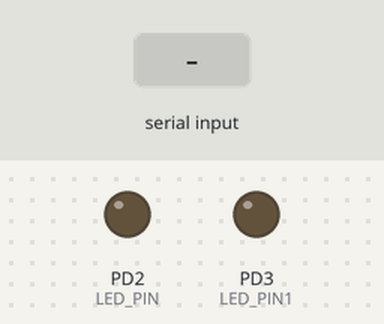
The program below on a simulated ATmega8, built with avr-gcc and emulated at 1 MHz. Parts: output pins drawn as LEDs (lit = HIGH). The test bench sets the inputs (shaded band). What the program prints to the serial monitor is not drawn.

Above: at 1.2 s.
1.3 s: byte 0 (0) received over Serial
At 3.06 s:
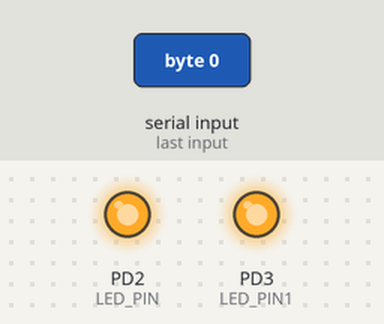
Timing chart, 0 to 10.3 s (numbered marks = the images above; inputs shaded):
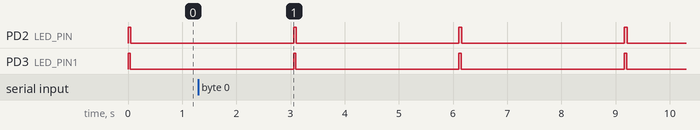

Measured:
- by itself, PD2 (LED_PIN): alternates HIGH for 0.05 s and LOW for 3.0 s
- by itself, PD3 (LED_PIN1): alternates HIGH for 0.04 s and LOW for 3.0 s

The program:

SerialCom.c
```c
/*
 * SerialCom.c
 *
 * Created: 2014-08-17 12:17:33
 *  Author: muzieh
 */


#define LED_PIN PD2
#define LED_PIN1 PD3

#include "Settings.h"
#include <util/delay.h>
#include <avr/io.h>

#include "Serial.h"

void setUp()
{
	DDRD |= 1<<LED_PIN | 1<<LED_PIN1;
	PORTD |= 1<<LED_PIN;
	PORTD &= ~(1<<LED_PIN);
	SerialInit();
}


int main(void)
{
	setUp();

    while(1)
    {
		PORTD &= ~(1<<LED_PIN);
		_delay_ms(2000);
		PORTD |= 1<<LED_PIN;
		_delay_ms(20);
    }
}
```

Serial.c
```c
/*
 * Serial.c
 *
 * Created: 2014-08-17 13:16:49
 *  Author: muzieh
 */
#include "Serial.h"
#include <avr/io.h>
#include <util/delay.h>
#include <avr/interrupt.h>


#define BaudRate 28800
#define MYUBRR (F_CPU / 16 / BaudRate ) - 1

#define RX PD0
#define TX PD1
#define SERIAL_BUFFER_SIZE 128
unsigned char buffer[SERIAL_BUFFER_SIZE];
int buffer_index = 0;
int write_buffer_index = 0;
int write_count = 0;

unsigned char ch;

ISR( USART_RXC_vect )
{
	buffer[buffer_index] = UDR;
	buffer_index = (buffer_index+1) % SERIAL_BUFFER_SIZE;
}

ISR( USART_UDRE_vect )
{

	UDR = buffer[write_buffer_index];
	write_count--;
	write_buffer_index = (write_buffer_index+1) % SERIAL_BUFFER_SIZE;
	if(write_count == 0)
	{
		UCSRB &= ~(1<<UDRIE);
		PORTD &= ~(1 << PD3);
	}

}


unsigned char serialCheckRxComplete(void)
{
	return( UCSRA & (1<<RXC)) ;		// nonzero if serial data is available to read.
}

unsigned char serialCheckTxReady(void)
{
	return( UCSRA & (1<<UDRE) ) ;		// nonzero if transmit register is ready to receive new data.
}


void serialRead(void)
{
	for(int i=0; i<5; i++)
	{
		while (serialCheckRxComplete() == 0)		// While data is NOT available to read
		{;}
		buffer[i] = UDR;
	}
	//while (serialCheckRxComplete() == 0)		// While data is NOT available to read
	//{;;}
	//return UDR;
}


void serialWrite(unsigned char DataOut)
{
	while (serialCheckTxReady() == 0)		// while NOT ready to transmit
	{;;}
	UDR = DataOut;
}

void serialBufferWrite(unsigned char *buffer, int count)
{
	PORTD |= (1 << PD3);
	write_buffer_index = 0;
	write_count = count;
	UCSRB |= 1<<UDRE;

}

void establishContact() {
	while (serialCheckRxComplete() == 0) {
		serialWrite('A');
		_delay_ms(500);
	}
}

int SerialInit()
{

	//DDRD &= ~(1<<RX);
	//DDRD |= (1<<TX);

	for(int i=0; i<SERIAL_BUFFER_SIZE; i++)
	{
		buffer[i] = '.';
	}
	/*Set baud rate */
	cli();
	UCSRC &= ~(1 << URSEL);
	UBRRH = (unsigned char)((MYUBRR)>>8);
	UBRRL = (unsigned char) MYUBRR;

	/* Enable receiver and transmitter   */
	UCSRB = (1<<RXEN)|(1<<TXEN);
	/* Frame format: 8data, No parity, 1stop bit */
	UCSRC |= (1 << URSEL) | (3<<UCSZ0);

	//enable receiver interrupt
	UCSRB |= (1<<RXCIE);

	sei();
	//establishContact();

	unsigned char a=0;

	while(1)
	{

		serialWrite('s');
		serialWrite('#');

		serialBufferWrite(buffer, SERIAL_BUFFER_SIZE);


		PORTD |= (1 << PD2);
		_delay_ms(10);
		PORTD &= ~(1 << PD2);
		_delay_ms(3000);


	}
	return 0;
}
```

Serial.h
```c
/*
 * Serial.h
 *
 * Created: 2014-08-17 13:19:04
 *  Author: muzieh
 */


#ifndef SERIAL_H_
#define SERIAL_H_

#include "Settings.h"
#define MYUBRR (F_CPU / 16 / BaudRate ) - 1

int SerialInit();


#endif /* SERIAL_H_ */
```

Settings.h
```c
#ifndef SETTINGS_H_
#define SETTINGS_H_

#ifndef F_CPU
#define F_CPU 1000000L
#endif


#endif /* SETTINGS_H_ */
```
